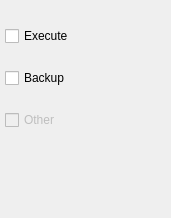
<?xml version="1.0" encoding="UTF-8"?>
<ui version="4.0">
 <class>Form</class>
 <widget class="QWidget" name="Form">
  <property name="geometry">
   <rect>
    <x>0</x>
    <y>0</y>
    <width>171</width>
    <height>218</height>
   </rect>
  </property>
  <property name="windowTitle">
   <string>Form</string>
  </property>
  <widget class="QWidget" name="verticalLayoutWidget">
   <property name="geometry">
    <rect>
     <x>5</x>
     <y>10</y>
     <width>160</width>
     <height>136</height>
    </rect>
   </property>
   <layout class="QVBoxLayout" name="verticalLayout">
    <item>
     <widget class="QCheckBox" name="checkBox">
      <property name="text">
       <string>Execute</string>
      </property>
     </widget>
    </item>
    <item>
     <widget class="QCheckBox" name="checkBox_2">
      <property name="text">
       <string>Backup</string>
      </property>
     </widget>
    </item>
    <item>
     <widget class="QCheckBox" name="checkBox_3">
      <property name="enabled">
       <bool>false</bool>
      </property>
      <property name="text">
       <string>Other</string>
      </property>
     </widget>
    </item>
   </layout>
  </widget>
 </widget>
 <resources/>
 <connections/>
</ui>
